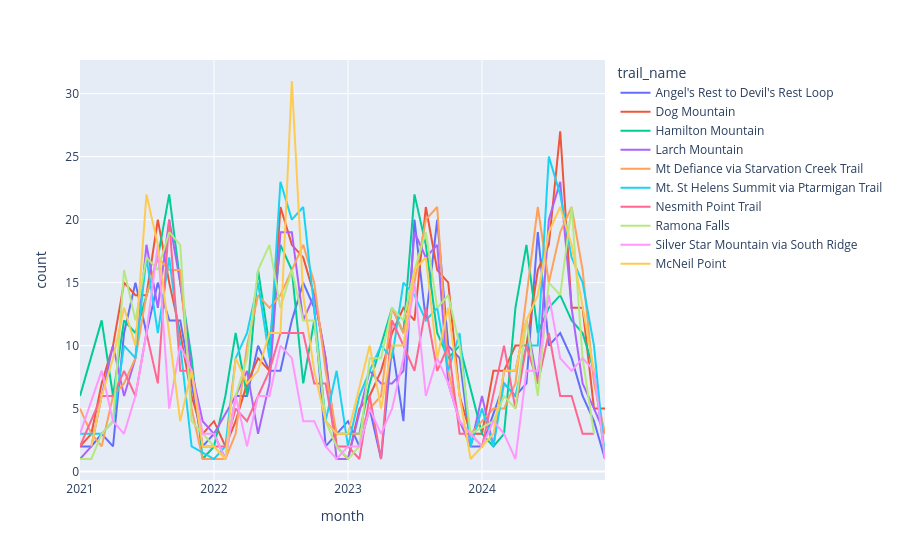

Write notebook code for a chart like this one.
### Markdown cell above
### Plot Monthly Reviews by Trail

### Code cell
df["month"] = pd.to_datetime(df["date"]).dt.to_period("M").dt.to_timestamp()
df_monthly_trail_counts = df.groupby(["month", "trail_name"]).size().reset_index(name="count")
px.line(df_monthly_trail_counts, x = 'month', y = 'count', color = 'trail_name')
